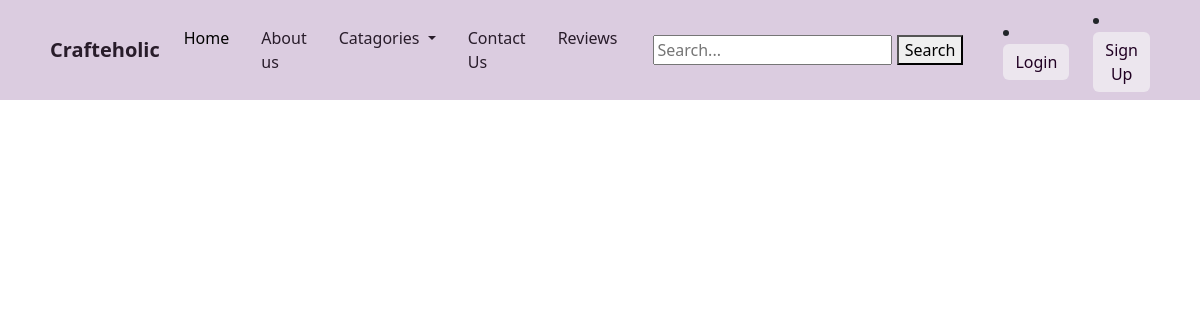
/category/ScrapBook/, run on an earlier commit of the app's database.
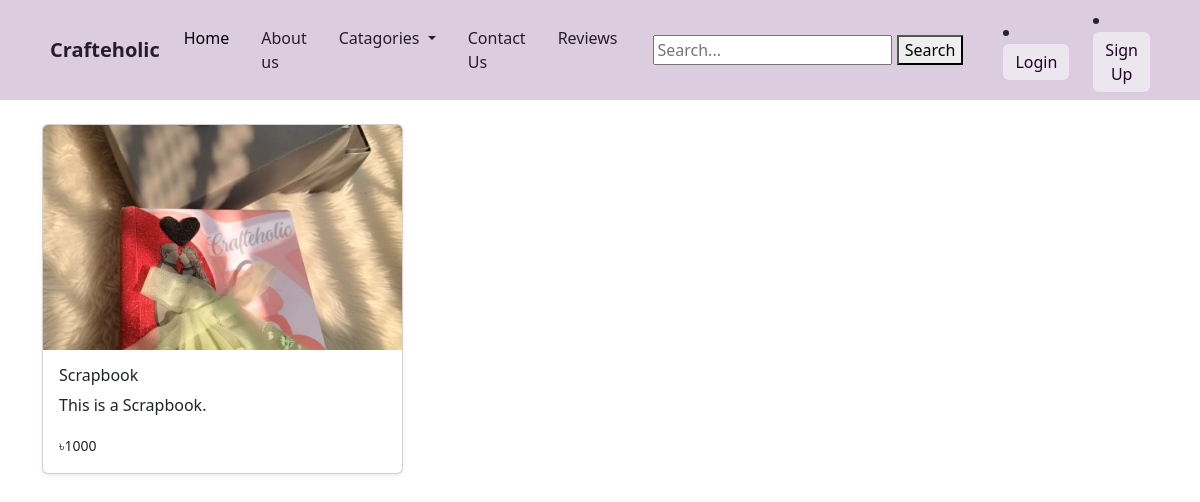
And on a later commit of the database.
### Home/models.py (models this page shows, shortened)
class Product(models.Model):
    CATEGORY_CHOICES = [
        ('resin', 'Resin Art'),
        ('custom', 'Customised Work'),
        ('chocolate', 'Chololate Box'),
        ('ScrapBook', 'Scrapbook'),
    ]
    name = models.CharField(max_length=200)
    category = models.CharField(max_length=50, choices=CATEGORY_CHOICES)
    price = models.PositiveIntegerField()
    image = models.ImageField(upload_to='products/')
    short_description = models.TextField(max_length=300, blank=True)
    is_featured = models.BooleanField(default=False)
    created_at = models.DateTimeField(auto_now_add=True)

### Home/views.py (the view)
# urls.py: path('category/<str:category>/', views.category_products, name='category_products'),
def category_products(request, category):
    products = Product.objects.filter(category=category)
    return render(request, 'Home/product.html', {'products': products})

### crafteholic/templates/Home/product.html (shortened to what this page needs)
{% extends "base.html" %}
{% load static %}
{% block body %}
<div class="container my-4">
  <div class="row row-cols-1 row-cols-sm-2 row-cols-md-3 g-3">
    {% for product in products %}
    <div class="col">
      <div class="card shadow-sm h-100">
        {% if product.image %}
          <img src="{{ product.image.url }}" class="card-img-top" alt="{{ product.name }}"
               style="height:225px; object-fit:cover; cursor:pointer;"
               data-bs-toggle="modal" data-bs-target="#productModal{{ product.id }}">
        {% else %}
          <img src="{% static 'images/no-image.png' %}" class="card-img-top" alt="{{ product.name }}"
               style="height:225px; object-fit:cover; cursor:pointer;"
               data-bs-toggle="modal" data-bs-target="#productModal{{ product.id }}">
        {% endif %}
        <div class="card-body">
          <h6>{{ product.name }}</h6>
          <p>{{ product.short_description }}</p>
          <small>৳{{ product.price }}</small>
        </div>
      </div>
    </div>
    {% endfor %}
  </div>
</div>
{% endblock body %}

What changed in the data, as far as the page shows it:
added Product: image (picture), name "Scrapbook", short_description "This is a Scrapbook.", price "1000"
